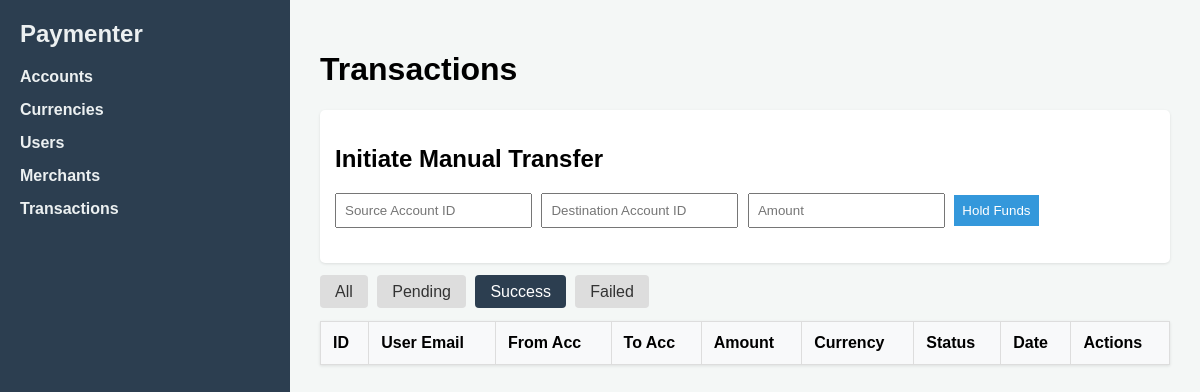
/transactions/?status=Success, run on an earlier commit of the app's database.
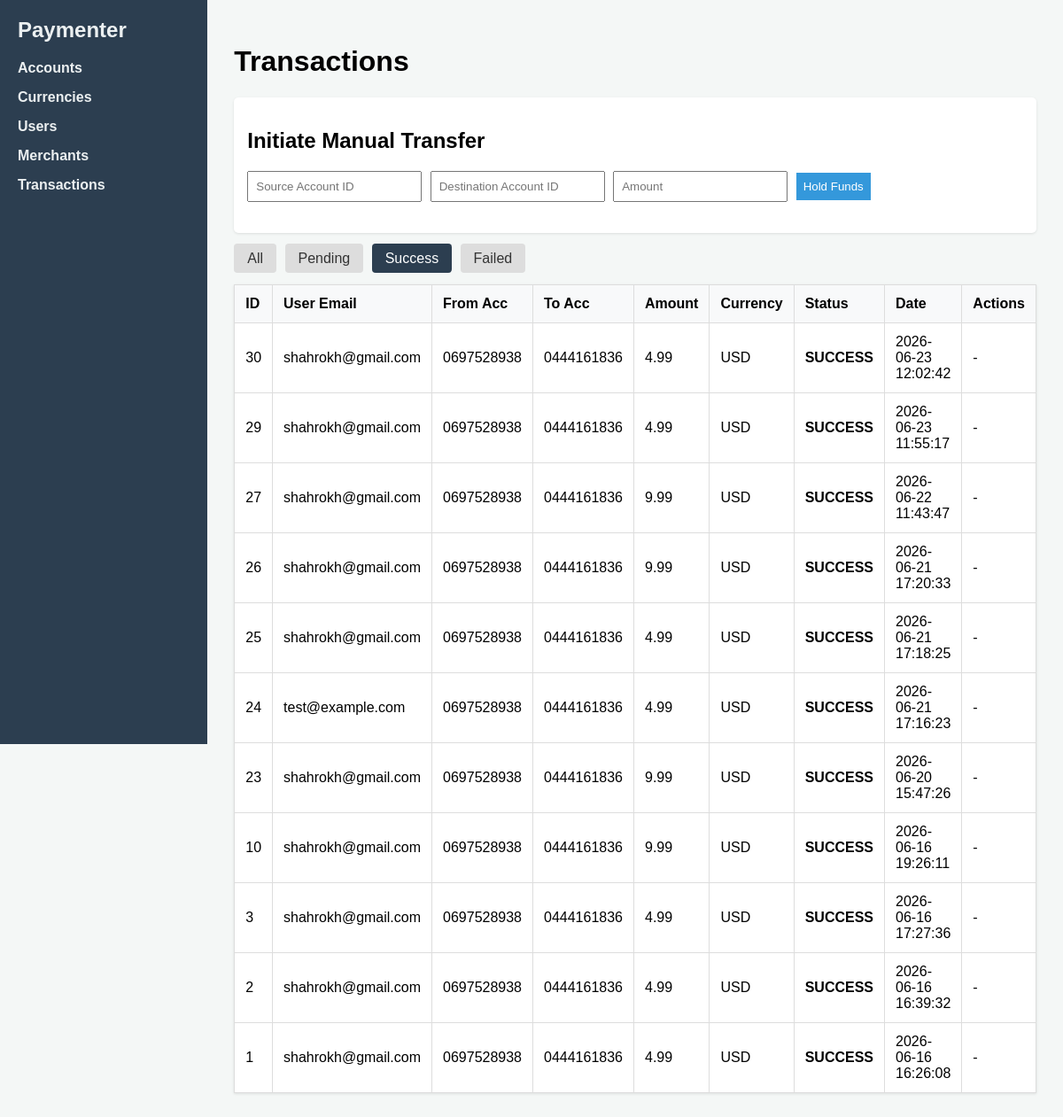
And on a later commit of the database.
### tables this page shows
CREATE TABLE transactions (
            id INTEGER PRIMARY KEY AUTOINCREMENT,
            merchant_id INTEGER,
            from_account_id INTEGER NOT NULL,
            to_account_id INTEGER NOT NULL,
            amount REAL NOT NULL,
            currency_id INTEGER NOT NULL,
            status TEXT NOT NULL,
            user_email TEXT,
            created_at TIMESTAMP DEFAULT CURRENT_TIMESTAMP,
            FOREIGN KEY (merchant_id) REFERENCES merchants(id),
            FOREIGN KEY (from_account_id) REFERENCES accounts(id),
            FOREIGN KEY (to_account_id) REFERENCES accounts(id),
            FOREIGN KEY (currency_id) REFERENCES currencies(id)
        );

CREATE TABLE accounts (
            id INTEGER PRIMARY KEY AUTOINCREMENT,
            user_id INTEGER NOT NULL,
            currency_id INTEGER NOT NULL,
            account_number TEXT NOT NULL UNIQUE,
            card_number TEXT NOT NULL UNIQUE,
            balance REAL NOT NULL DEFAULT 0.0,
            FOREIGN KEY (user_id) REFERENCES users(id),
            FOREIGN KEY (currency_id) REFERENCES currencies(id)
        );

CREATE TABLE currencies (
            id INTEGER PRIMARY KEY AUTOINCREMENT,
            name TEXT NOT NULL,
            code TEXT NOT NULL UNIQUE,
            is_active BOOLEAN NOT NULL DEFAULT 1
        );

### controllers/transaction_controller.py (the view)
@transaction_bp.route('/', methods=['GET'])
def index():
    status_filter = request.args.get('status', '')
    transactions = transaction_service.get_transactions(status_filter if status_filter else None)
    return render_template('transactions.html', transactions=transactions, current_filter=status_filter)

### database/connection.py (called while the page is built)
def get_db_connection():
    if not os.path.exists(DB_DIR):
        os.makedirs(DB_DIR)
    conn = sqlite3.connect(DB_PATH)
    conn.row_factory = sqlite3.Row  # Allows accessing columns by name
    conn.execute("PRAGMA foreign_keys = ON;")  # Enforce relational integrity
    return conn

### repositories/transaction_repo.py (called while the page is built)
def get_all(status=None):
    conn = get_db_connection()
    sql = """
        SELECT t.id, t.amount, t.status, t.created_at, t.user_email,
               from_acc.account_number as from_account,
               to_acc.account_number as to_account,
               c.code as currency_code
        FROM transactions t
        LEFT JOIN accounts from_acc ON t.from_account_id = from_acc.id
        LEFT JOIN accounts to_acc ON t.to_account_id = to_acc.id
        LEFT JOIN currencies c ON t.currency_id = c.id
    """
    params = []
    if status:
        sql += " WHERE t.status = ?"
        params.append(status)
    sql += " ORDER BY t.created_at DESC"
    transactions = conn.execute(sql, params).fetchall()
    conn.close()
    return transactions

### services/transaction_service.py (called while the page is built)
def get_transactions(status=None):
    return transaction_repo.get_all(status)

### templates/transactions.html (shortened to what this page needs)
{% extends 'base.html' %}
{% block head %}
    <link rel="stylesheet" href="{{ url_for('static', filename='css/transaction.css') }}">
{% endblock %}
{% block body %}
<h1>Transactions</h1>
<div class="form-container">
    <h2>Initiate Manual Transfer</h2>
    <form action="{{ url_for('transactions.create') }}" method="POST">
        <input type="number" name="from_account_id" placeholder="Source Account ID" required>
        <input type="number" name="to_account_id" placeholder="Destination Account ID" required>
        <input type="number" name="amount" step="0.01" placeholder="Amount" required>
        <button type="submit">Hold Funds</button>
    </form>
</div>
<div class="filter-container">
    <a href="{{ url_for('transactions.index') }}" class="{% if not current_filter %}active{% endif %}">All</a>
    <a href="{{ url_for('transactions.index', status='Pending') }}" class="{% if current_filter == 'Pending' %}active{% endif %}">Pending</a>
    <a href="{{ url_for('transactions.index', status='Success') }}" class="{% if current_filter == 'Success' %}active{% endif %}">Success</a>
    <a href="{{ url_for('transactions.index', status='Failed') }}" class="{% if current_filter == 'Failed' %}active{% endif %}">Failed</a>
</div>
<table id="transactions-table">
    <tr>
        <th>ID</th><th>User Email</th><th>From Acc</th><th>To Acc</th><th>Amount</th><th>Currency</th><th>Status</th><th>Date</th><th>Actions</th>
    </tr>
    {% for t in transactions %}
    <tr id="row-{{ t.id }}">
        <td>{{ t.id }}</td>
        <td>{{ t.user_email or 'Manual' }}</td>
        <td>{{ t.from_account or 'N/A' }}</td>
        <td>{{ t.to_account or 'N/A' }}</td>
        <td>{{ t.amount }}</td>
        <td>{{ t.currency_code }}</td>
        <td class="status-cell">{{ t.status }}</td>
        <td>{{ t.created_at }}</td>
        <td class="action-cell">
            {% if t.status == 'Pending' %}
                <button class="btn-complete" data-id="{{ t.id }}">Complete</button>
                <button class="btn-fail" data-id="{{ t.id }}">Fail</button>
            {% else %}
                -
            {% endif %}
        </td>
    </tr>
    {% endfor %}
</table>
{% endblock %}

What changed in the data, as far as the page shows it:
added transactions: id "30", user_email "shahrokh@gmail.com", account_number "0697528938", account_number "0444161836", amount "4.99", currency_code "USD", status "SUCCESS", created_at "2026-06-23 12:02:42"
added transactions: id "29", user_email "shahrokh@gmail.com", account_number "0697528938", account_number "0444161836", amount "4.99", currency_code "USD", status "SUCCESS", created_at "2026-06-23 11:55:17"
added transactions: id "27", user_email "shahrokh@gmail.com", account_number "0697528938", account_number "0444161836", amount "9.99", currency_code "USD", status "SUCCESS", created_at "2026-06-22 11:43:47"
added transactions: id "26", user_email "shahrokh@gmail.com", account_number "0697528938", account_number "0444161836", amount "9.99", currency_code "USD", status "SUCCESS", created_at "2026-06-21 17:20:33"
added transactions: id "25", user_email "shahrokh@gmail.com", account_number "0697528938", account_number "0444161836", amount "4.99", currency_code "USD", status "SUCCESS", created_at "2026-06-21 17:18:25"
added transactions: id "24", user_email "test@example.com", account_number "0697528938", account_number "0444161836", amount "4.99", currency_code "USD", status "SUCCESS", created_at "2026-06-21 17:16:23"
added transactions: id "23", user_email "shahrokh@gmail.com", account_number "0697528938", account_number "0444161836", amount "9.99", currency_code "USD", status "SUCCESS", created_at "2026-06-20 15:47:26"
added transactions: id "10", user_email "shahrokh@gmail.com", account_number "0697528938", account_number "0444161836", amount "9.99", currency_code "USD", status "SUCCESS", created_at "2026-06-16 19:26:11"
added transactions: id "3", user_email "shahrokh@gmail.com", account_number "0697528938", account_number "0444161836", amount "4.99", currency_code "USD", status "SUCCESS", created_at "2026-06-16 17:27:36"
added transactions: id "2", user_email "shahrokh@gmail.com", account_number "0697528938", account_number "0444161836", amount "4.99", currency_code "USD", status "SUCCESS", created_at "2026-06-16 16:39:32"
added transactions: id "1", user_email "shahrokh@gmail.com", account_number "0697528938", account_number "0444161836", amount "4.99", currency_code "USD", status "SUCCESS", created_at "2026-06-16 16:26:08"
